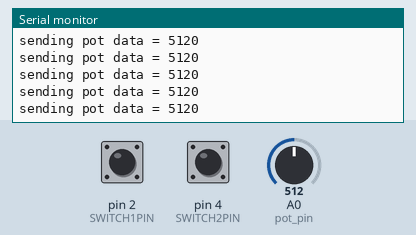
The sketch below on a simulated Arduino Uno, built with avr-gcc and run on an emulated ATmega328P. On the bench: the last lines printed to the serial monitor. The test bench sets the inputs (shaded band); at power-on: A0 (pot_pin) = 512, pin 2 (SWITCH1PIN) LOW, pin 4 (SWITCH2PIN) LOW. No radio packets arrive unless stated.

Above: at 2.8 s.
2.9 s: A0 (pot_pin) set to 987
At 4.0 s:
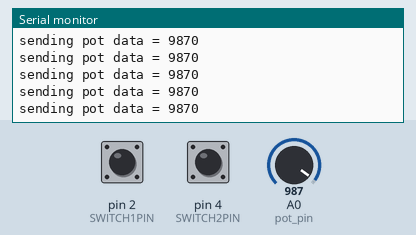
5.9 s: A0 (pot_pin) set to 1013
At 6.6 s:
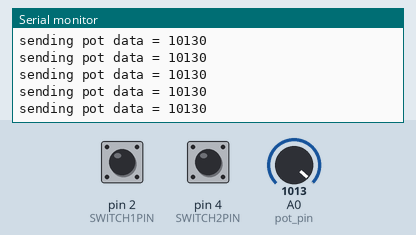
Timing chart, 0 to 8.9 s (numbered marks = the images above; inputs shaded):
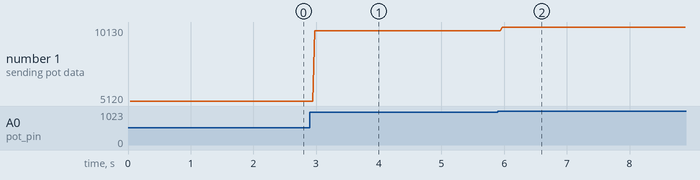

The sketch:

nRF_transimitter_code.ino
```cpp
// Transmitter
const int SWITCH1PIN = 2;
const int SWITCH2PIN = 4;
const int CEPIN = 9;
const int CSNPIN = 10;
int pot_pin = 0;

// In summary,
// nRF 24L01 pin    Arduino pin   name
//          1                     GND
//          2                     3.3V
//          3             9       CE
//          4             10      CSN
//          5             13      SCLK
//          6             11      MOSI/COPI
//          7             12      MISO/CIPO

#include <SPI.h>
#include <nRF24L01.h>
#include <RF24.h>
RF24 radio(CEPIN, CSNPIN);
const byte address[6] = "200";

void setup() {
  Serial.begin(9600);
  pinMode(SWITCH1PIN, INPUT);
  pinMode(SWITCH2PIN, INPUT);
  if (!radio.begin()) {
    Serial.println("radio  initialization failed");
    while (1);
  } else {
    Serial.println("radio successfully initialized");
  }
  radio.openWritingPipe(address);
  radio.setPALevel(RF24_PA_MIN);
  radio.stopListening();
}

void loop() {
  int left = B00000000;
  if (digitalRead(SWITCH1PIN) == HIGH) {
    left = B00000001;
  }
  int right = B00000000;
  if (digitalRead(SWITCH2PIN) == HIGH) {
    right = B00000010;
  }

  int pot = 0;
  int val = 0;
  if((val = analogRead(pot_pin))){
    pot = val;
    pot *= 10;
  }


  int data = left | right;

  int totalVal = data + pot;
  if (data) {
    Serial.print( "sending data = " );
    Serial.println(data);
    radio.write(&data, sizeof(data)) ;
  }
  else if(pot){
    Serial.print( "sending pot data = " );
    Serial.println(pot);
    radio.write(&pot, sizeof(pot));
  }
}
```

Measured:
- after the input at 2.9 s, the serial monitor: prints a new line after 0.08 s (image 1)
- after the input at 5.9 s, the serial monitor: prints a new line after 0.07 s (image 2)
- plotted number 1: 5120 → 9870 after the input at 2.9 s, 9870 → 10130 after the input at 5.9 s
